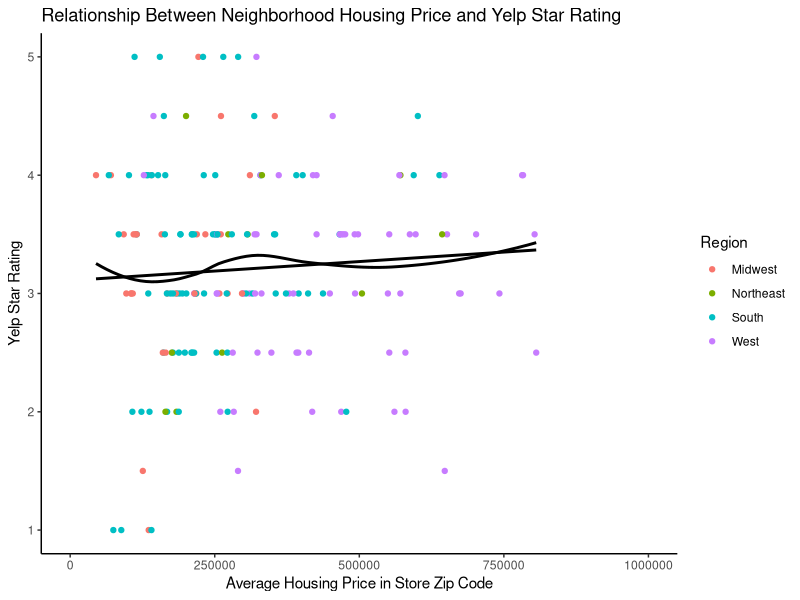
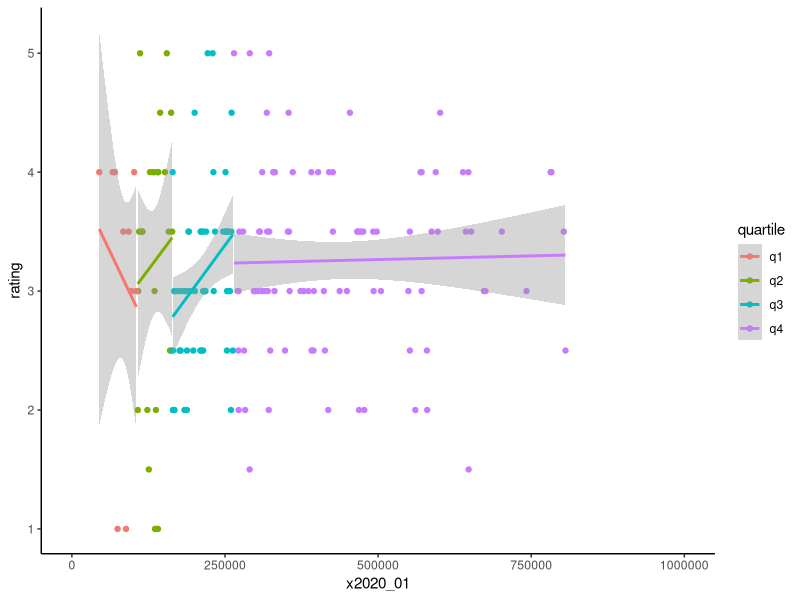

The R source for these figures, in order: (Note: this script raises an error after producing the figures.)
## ---- chunk 1
knitr::opts_chunk$set(echo = TRUE)

library(tidyverse)
library(broom)

good <- read.csv("goodwill_hunting/good_q.csv")
zillow_2020 <- read.csv("goodwill_hunting/zillow_2020.csv")

good_ratings <- read.csv("goodwill_hunting/good_sampled.csv")

## ---- chunk 2

zillow_2020 %>%
  summarize(min = min(x2020_01),
            mean = mean(x2020_01),
            q1 = quantile(x2020_01, c(.25)),
            median = median(x2020_01),
            q3 = quantile(x2020_01, c(.75)),
            max = max(x2020_01))



## ---- chunk 3

goodwill_ratings <- read.csv("goodwill_hunting/goodwill_ratings.csv")

## ---- chunk 4
goodwill_ratings %>%
  drop_na(x2020_01, rating) %>%
  ggplot(aes(y = rating, x = x2020_01, color = region)) +
  xlim(0,1000000) +
  geom_point() +
  geom_smooth(method = "glm", level = 0, aes(group = 1), color = "black") +
  geom_smooth(level = 0, aes(group = 1), color = "black") +
  theme_classic() +
  labs(x = "Average Housing Price in Store Zip Code",
       y = "Yelp Star Rating",
       title = "Relationship Between Neighborhood Housing Price and Yelp Star Rating",
       color = "Region")

## ---- chunk 5

good_ratings %>%
  drop_na(x2020_01, rating) %>%
  ggplot(aes(y = rating, x = x2020_01, color = quartile)) +
  xlim(0,1000000) +
  geom_point() +
  geom_smooth(method = "glm") +
  theme_classic()

## ---- chunk 6

ratings_model <- lm(rating ~ zip_price, data = good_ratings)

ratings_model %>%
  tidy(conf.int = TRUE) %>%
  mutate(p.value = round(p.value, 2)) %>%
  select(term, estimate, std.error, conf.low, conf.high, p.value) %>%
  gt() %>%
  fmt_scientific(columns = vars(estimate, std.error, conf.low, conf.high)) %>%
  cols_label(term = "Variable", estimate = "Estimate", std.error = "Standard Error", 
             conf.low = "Lower Bound", conf.high = "Upper Bound", p.value = "p value") 
